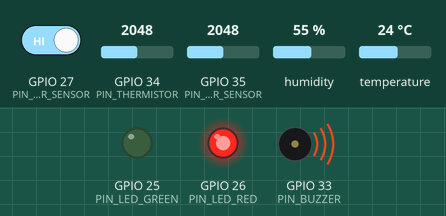
This sketch was run on a simulated ESP32. Parts: output pins drawn as LEDs (lit = HIGH), buzzer (waves = sounding, pin HIGH). Inputs (shaded band) come from the test bench; at power-on: GPIO 35 (PIN_WATER_SENSOR) = 2048, GPIO 34 (PIN_THERMISTOR) = 2048, GPIO 27 (PIN_DOOR_SENSOR) HIGH, humidity 55 %, temperature 24 °C. WiFi joins after 1.5 s; servers stay silent unless stated; uploads are accepted with an empty reply; not simulated (calls return 0 or success): secrets.h; what the sketch prints to the serial monitor is not drawn.

Above: at 2.7 s.
2.8 s: GPIO 35 (PIN_WATER_SENSOR) set to 1950
At 3.3 s:
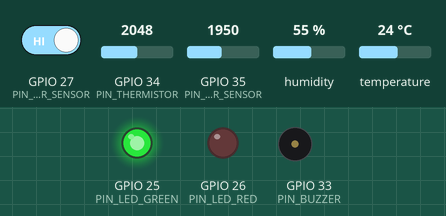
4.4 s: GPIO 34 (PIN_THERMISTOR) set to 745
5.9 s: GPIO 34 (PIN_THERMISTOR) set to 653
At 6.3 s:
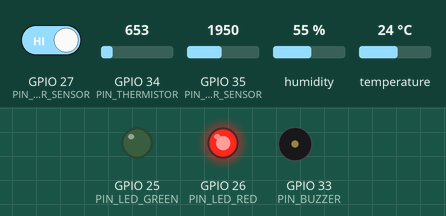
7.4 s: GPIO 34 (PIN_THERMISTOR) set to 1228
At 8.4 s:
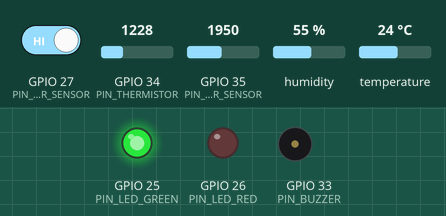
9.1 s: GPIO 34 (PIN_THERMISTOR) set to 216
At 9.8 s:
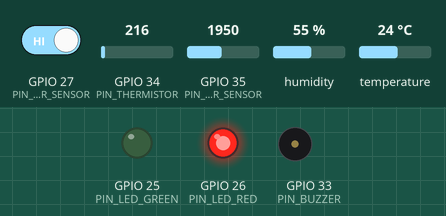
Timing chart, 0 to 11.7 s (numbered marks = the images above; inputs shaded):
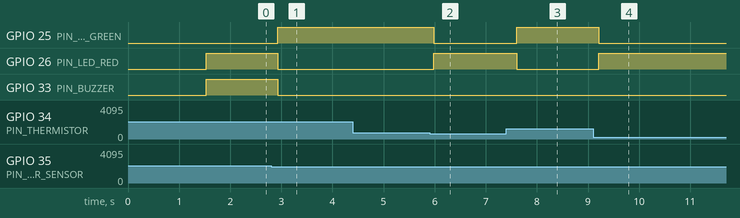

The sketch:

HardwareMonitor.ino
```cpp
// AegisAI Smart Server Rack Monitor -- ESP32 firmware
//
// Reads ambient (DHT11) and direct component (thermistor) temperature, a
// door tilt switch, and a water/leak sensor. Publishes telemetry to Firebase
// Realtime Database, drives local LED/buzzer alerts independent of cloud
// connectivity, and reflects the AI classifier's prediction (written by the
// Python classifier service in ml/classifier_service.py) on the red LED.
//
// Board: ESP32 Dev Module
// Libraries (install via Arduino Library Manager):
//   - DHT sensor library (Adafruit)
//   - Adafruit Unified Sensor
//   - ArduinoJson
//
// Before building: copy secrets.h.example to secrets.h and fill in your
// WiFi + Firebase credentials. secrets.h is gitignored.

#include <WiFi.h>
#include <WiFiClientSecure.h>
#include <HTTPClient.h>
#include <DHT.h>
#include <ArduinoJson.h>
#include "secrets.h"

// ---------- Pin assignments ----------
#define PIN_DHT11        4    // DHT11 data pin
#define PIN_THERMISTOR   34   // Analog input (ADC1), thermistor voltage divider
#define PIN_DOOR_SENSOR  27   // Tilt switch / reed switch on rack door (digital)
#define PIN_WATER_SENSOR 35   // Analog input, water/leak sensor
#define PIN_LED_GREEN    25   // Normal operation
#define PIN_LED_RED      26   // AI-predicted warning/critical
#define PIN_BUZZER       33   // Active buzzer

// ---------- Thermistor (NTC) constants ----------
// Standard 10k NTC on a voltage divider with a 10k series resistor.
#define THERMISTOR_NOMINAL_RES   10000.0
#define THERMISTOR_NOMINAL_TEMP  25.0
#define THERMISTOR_B_COEFFICIENT 3950.0
#define SERIES_RESISTOR          10000.0
#define ADC_MAX                  4095.0

// ---------- Local safety thresholds (fast loop, no cloud round-trip) ----------
// Keep these in sync with the client-side classify() fallback in
// src/components/HardwareDegradation.jsx.
#define TEMP_DEGRADING_C   65.0
#define TEMP_CRITICAL_C    85.0
#define WATER_THRESHOLD    2000   // raw ADC reading above which water is considered detected

#define RACK_ID            "rack-01"
#define TELEMETRY_INTERVAL_MS 2000

DHT dht(PIN_DHT11, DHT11);

unsigned long lastTelemetryAt = 0;
bool lastDoorOpen = false;
bool lastWaterDetected = false;

void setup() {
  Serial.begin(115200);
  pinMode(PIN_DOOR_SENSOR, INPUT_PULLUP);
  pinMode(PIN_LED_GREEN, OUTPUT);
  pinMode(PIN_LED_RED, OUTPUT);
  pinMode(PIN_BUZZER, OUTPUT);
  digitalWrite(PIN_BUZZER, LOW);

  dht.begin();
  connectWiFi();
}

void loop() {
  if (WiFi.status() != WL_CONNECTED) {
    connectWiFi();
  }

  float ambientTemp = dht.readTemperature();
  float ambientHumidity = dht.readHumidity();
  float componentTemp = readThermistorTempC();
  bool doorOpen = digitalRead(PIN_DOOR_SENSOR) == LOW; // tilt switch pulls low when open, wire per your switch's normal state
  bool waterDetected = analogRead(PIN_WATER_SENSOR) > WATER_THRESHOLD;

  if (isnan(ambientTemp) || isnan(ambientHumidity)) {
    Serial.println("DHT11 read failed, skipping this cycle");
    delay(1000);
    return;
  }

  // ---- Fast local safety loop: independent of Firebase / AI latency ----
  bool localCritical = componentTemp >= TEMP_CRITICAL_C || waterDetected;
  bool localWarning = componentTemp >= TEMP_DEGRADING_C || doorOpen;

  digitalWrite(PIN_LED_GREEN, (!localCritical && !localWarning) ? HIGH : LOW);
  digitalWrite(PIN_LED_RED, (localCritical || localWarning) ? HIGH : LOW);
  digitalWrite(PIN_BUZZER, (waterDetected || doorOpen) ? HIGH : LOW);

  if (doorOpen != lastDoorOpen) {
    pushEvent("tamper", doorOpen ? "Rack door opened - tilt switch triggered." : "Rack door closed.");
    lastDoorOpen = doorOpen;
  }
  if (waterDetected != lastWaterDetected) {
    if (waterDetected) pushEvent("water", "Water sensor triggered - possible leak/condensation.");
    lastWaterDetected = waterDetected;
  }

  // ---- Cloud telemetry loop ----
  if (millis() - lastTelemetryAt >= TELEMETRY_INTERVAL_MS) {
    lastTelemetryAt = millis();
    pushTelemetry(ambientTemp, ambientHumidity, componentTemp, doorOpen, waterDetected);

    // Reflect the AI classifier's last written prediction on the red LED too,
    // so it stays lit for AI-predicted "Degrading"/"Critical" even once the
    // fast local thresholds above go quiet.
    String aiState = fetchPredictionState();
    if (aiState == "Critical" || aiState == "Degrading") {
      digitalWrite(PIN_LED_RED, HIGH);
      digitalWrite(PIN_LED_GREEN, LOW);
    }
  }

  delay(200);
}

void connectWiFi() {
  Serial.printf("Connecting to WiFi \"%s\"...\n", WIFI_SSID);
  WiFi.begin(WIFI_SSID, WIFI_PASSWORD);
  unsigned long start = millis();
  while (WiFi.status() != WL_CONNECTED && millis() - start < 15000) {
    delay(300);
    Serial.print(".");
  }
  Serial.println(WiFi.status() == WL_CONNECTED ? "\nWiFi connected" : "\nWiFi connect timed out, will retry");
}

float readThermistorTempC() {
  int raw = analogRead(PIN_THERMISTOR);
  float resistance = SERIES_RESISTOR / (ADC_MAX / (float)raw - 1.0);

  float steinhart;
  steinhart = resistance / THERMISTOR_NOMINAL_RES;
  steinhart = log(steinhart);
  steinhart /= THERMISTOR_B_COEFFICIENT;
  steinhart += 1.0 / (THERMISTOR_NOMINAL_TEMP + 273.15);
  steinhart = 1.0 / steinhart;
  steinhart -= 273.15;
  return steinhart;
}

// Firebase Realtime Database REST helpers (legacy database secret auth --
// simplest path for a prototype; see HARDWARE_SETUP.md for production auth options).

void pushTelemetry(float ambientTemp, float ambientHumidity, float componentTemp, bool doorOpen, bool waterDetected) {
  if (WiFi.status() != WL_CONNECTED) return;

  StaticJsonDocument<256> doc;
  doc["ts"] = (uint64_t)millis(); // swap for real epoch time (NTP) in production
  doc["ambientTemp"] = ambientTemp;
  doc["ambientHumidity"] = ambientHumidity;
  doc["componentTemp"] = componentTemp;
  doc["doorOpen"] = doorOpen;
  doc["waterDetected"] = waterDetected;

  String body;
  serializeJson(doc, body);

  String url = String(DATABASE_URL) + "/racks/" + RACK_ID + "/telemetry.json?auth=" + DATABASE_SECRET;
  httpRequest("POST", url, body);
}

void pushEvent(const char* type, const char* message) {
  if (WiFi.status() != WL_CONNECTED) return;

  StaticJsonDocument<256> doc;
  doc["ts"] = (uint64_t)millis();
  doc["type"] = type;
  doc["message"] = message;

  String body;
  serializeJson(doc, body);

  String url = String(DATABASE_URL) + "/racks/" + RACK_ID + "/events.json?auth=" + DATABASE_SECRET;
  httpRequest("POST", url, body);
}

String fetchPredictionState() {
  if (WiFi.status() != WL_CONNECTED) return "";

  String url = String(DATABASE_URL) + "/racks/" + RACK_ID + "/prediction/state.json?auth=" + DATABASE_SECRET;
  String result = httpRequest("GET", url, "");
  result.replace("\"", "");
  result.trim();
  return result;
}

String httpRequest(const char* method, const String& url, const String& body) {
  WiFiClientSecure client;
  client.setInsecure(); // prototype only -- pin the Firebase root CA for production
  HTTPClient http;
  String response = "";

  if (!http.begin(client, url)) {
    Serial.println("HTTP begin failed for " + url);
    return response;
  }
  http.addHeader("Content-Type", "application/json");

  int code;
  if (String(method) == "GET") {
    code = http.GET();
  } else if (String(method) == "POST") {
    code = http.POST(body);
  } else {
    code = http.PUT(body);
  }

  if (code > 0) {
    response = http.getString();
  } else {
    Serial.printf("HTTP %s failed: %s\n", method, http.errorToString(code).c_str());
  }
  http.end();
  return response;
}
```

Measured:
- the behaviour switches between 2001 and 2000 on GPIO 35 (PIN_WATER_SENSOR) (found by bisection; images 0 and 1)
- the behaviour switches between 707 and 706 on GPIO 34 (PIN_THERMISTOR) (found by bisection; images 1 and 2)
- after the input at 2.8 s, GPIO 25 (PIN_LED_GREEN): LOW → HIGH after 0.13 s; GPIO 26 (PIN_LED_RED), GPIO 33 (PIN_BUZZER): HIGH → LOW after 0.13 s
- after the input at 4.4 s, every drawn part: stays the same
- after the input at 5.9 s, GPIO 25 (PIN_LED_GREEN): HIGH → LOW after 0.08 s; GPIO 26 (PIN_LED_RED): LOW → HIGH after 0.08 s
- after the input at 7.4 s, GPIO 25 (PIN_LED_GREEN): LOW → HIGH after 0.21 s; GPIO 26 (PIN_LED_RED): HIGH → LOW after 0.21 s
- after the input at 9.1 s, GPIO 25 (PIN_LED_GREEN): HIGH → LOW after 0.11 s; GPIO 26 (PIN_LED_RED): LOW → HIGH after 0.11 s
